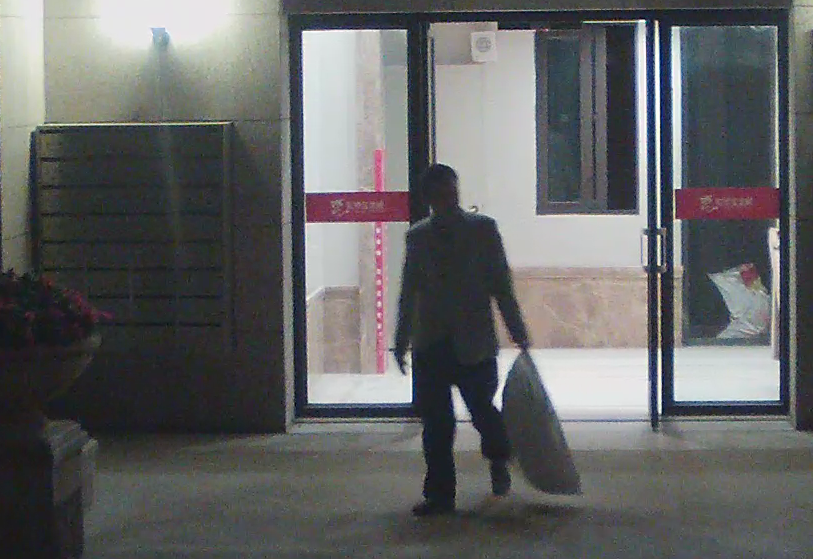
#> input picture noise/471.png, 813 x 559 px, found by its file name
$ python noise.py
#> lines starting #> are read from the running program, lines starting #| are printed output that depends on the picture
import numpy as np
import cv2
import matplotlib.pyplot as plt
########     四个不同的滤波器    #########
img = cv2.imread('471.png')
#> img is the input picture: shape (559, 813, 3); mean B, G, R 100.3, 100.1, 99

# 均值滤波
img_mean = cv2.blur(img, (5,5))

# 高斯滤波
img_Guassian = cv2.GaussianBlur(img,(5,5),0)

# 中值滤波
img_median = cv2.medianBlur(img, 5)

# 双边滤波
img_bilater = cv2.bilateralFilter(img,9,75,75)

# 展示不同的图片
titles = ['srcImg','mean', 'Gaussian', 'median', 'bilateral']
imgs = [img, img_mean, img_Guassian, img_median, img_bilater]

# [5 lines of commented-out code are left out]

cv2.imwrite('471_mean.png',cv2.cvtColor(img_mean,cv2.COLOR_RGB2GRAY))
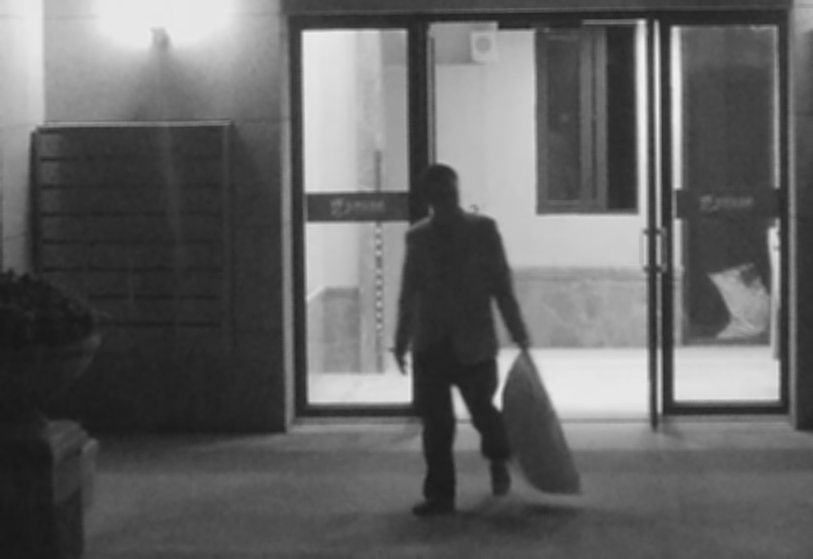
#> saved as 471_mean.png: shape (559, 813); min 23, max 240, mean 100.1
cv2.imwrite('471_gaussian.png',cv2.cvtColor(img_Guassian,cv2.COLOR_RGB2GRAY))
